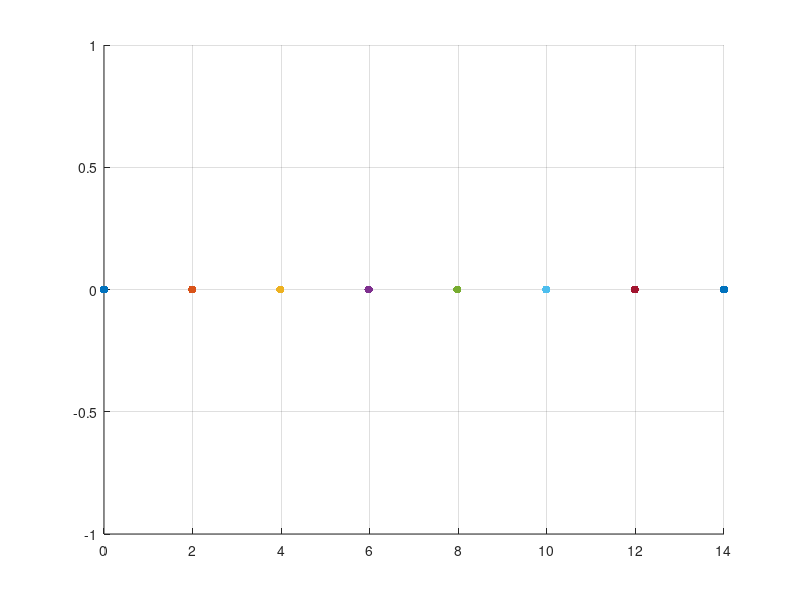
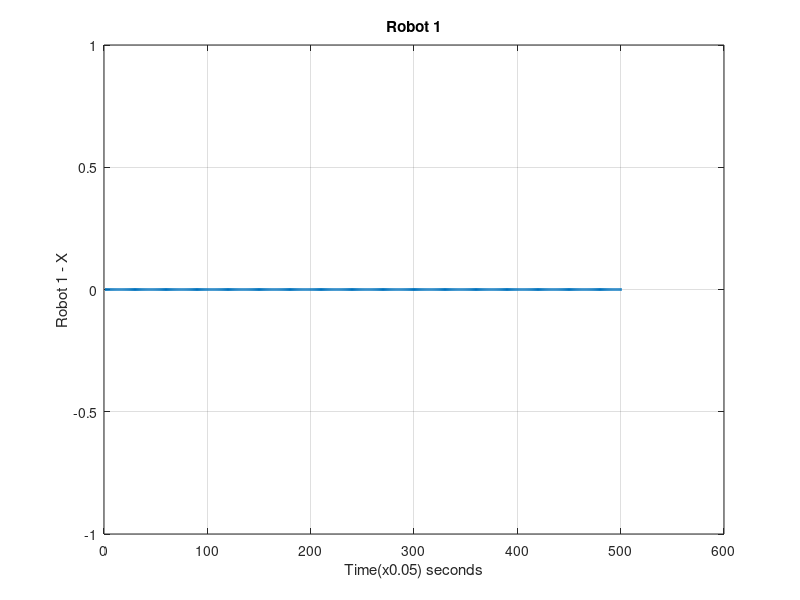
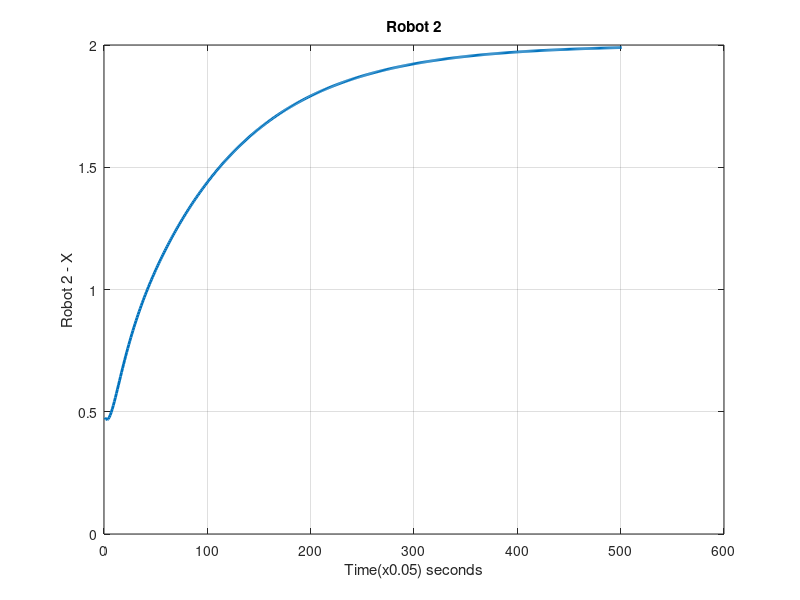
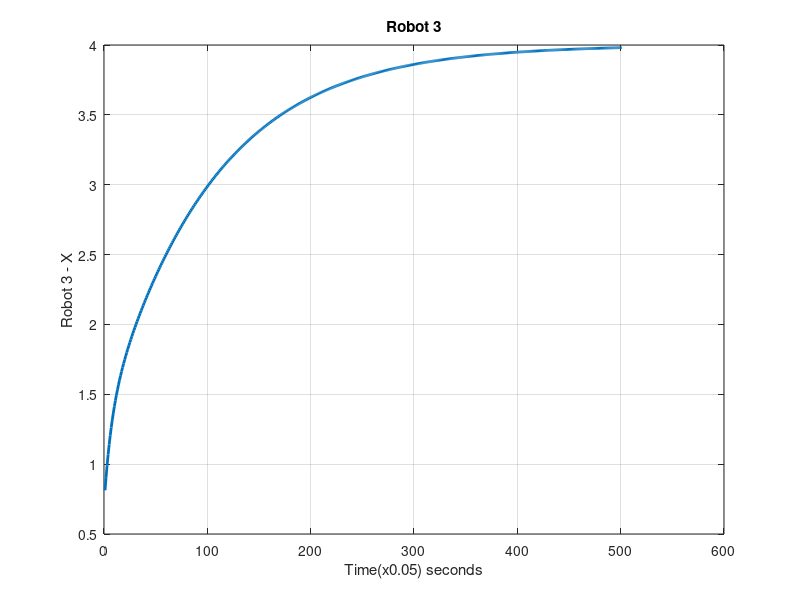

Write MATLAB code to recreate these figures, in order. (Note: a time limit stopped this script after it produced the figures.)
clc;
close all;
clear all;

N_samples = 500;
del_T = 0.05;

a = 0;
b = 14;
r = a + (b-a).*rand(6,1);
r = sort(r);

D_out = [0 0 0 0 0 0 0 0;
         0 2 0 0 0 0 0 0;
         0 0 2 0 0 0 0 0;
         0 0 0 2 0 0 0 0;
         0 0 0 0 2 0 0 0;
         0 0 0 0 0 2 0 0;
         0 0 0 0 0 0 2 0;
         0 0 0 0 0 0 0 0];

A = [0 0 0 0 0 0 0 0;
     1 0 1 0 0 0 0 0;
     0 1 0 1 0 0 0 0;
     0 0 1 0 1 0 0 0;
     0 0 0 1 0 1 0 0;
     0 0 0 0 1 0 1 0;
     0 0 0 0 0 1 0 1;
     0 0 0 0 0 0 0 0];

X(:,1) = [0;r;14];

for i = 1:1:N_samples
    i
    X(:,i+1) = X(:,i) - 1*(D_out - A)*X(:,i)*del_T;
    
    figure(1)
    scatter(X(1,i),0,'filled','g');
    hold on;
    scatter(X(2,i),0,'filled','g');
    hold on;
    scatter(X(3,i),0,'filled','g');
    hold on;
    scatter(X(4,i),0,'filled','g');
    hold on;
    scatter(X(5,i),0,'filled','g');
    hold on;
    scatter(X(6,i),0,'filled','g');
    hold on;
    scatter(X(7,i),0,'filled','g');
    hold on;
    scatter(X(8,i),0,'filled','g');
    hold off;
    grid on;
    

end

figure(2)
plot(X(1,:),'LineWidth',2)
title('Robot 1')
ylabel('Robot 1 - X')
xlabel('Time(x0.05) seconds')
grid on;

figure(3)
plot(X(2,:),'LineWidth',2)
title('Robot 2')
ylabel('Robot 2 - X')
xlabel('Time(x0.05) seconds')
grid on;

figure(4)
plot(X(3,:),'LineWidth',2)
title('Robot 3')
ylabel('Robot 3 - X')
xlabel('Time(x0.05) seconds')
grid on;

figure(5)
plot(X(4,:),'LineWidth',2)
title('Robot 4')
ylabel('Robot 4 - X')
xlabel('Time(x0.05) seconds')
grid on;

figure(6)
plot(X(5,:),'LineWidth',2)
title('Robot 5')
ylabel('Robot 5 - X')
xlabel('Time(x0.05) seconds')
grid on;

figure(7)
plot(X(6,:),'LineWidth',2)
title('Robot 6')
ylabel('Robot 6 - X')
xlabel('Time(x0.05) seconds')
grid on;

figure(8)
plot(X(7,:),'LineWidth',2)
title('Robot 7')
ylabel('Robot 7 - X')
xlabel('Time(x0.05) seconds')
grid on;

figure(9)
plot(X(8,:),'LineWidth',2)
title('Robot 8')
ylabel('Robot 8 - X')
xlabel('Time(x0.05) seconds')
grid on;
